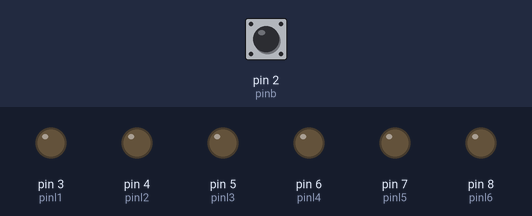
A sketch run on a simulated Arduino Uno, built with avr-gcc and run on an emulated ATmega328P. On the bench: output pins drawn as LEDs (lit = HIGH). Inputs (shaded band) come from the test bench; at power-on: pin 2 (pinb) HIGH.

Above: at 1.2 s.
1.3 s: pin 2 (pinb) pulled LOW for 0.15 s
At 2.1 s:
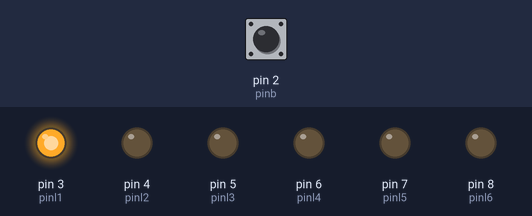
At 3.1 s:
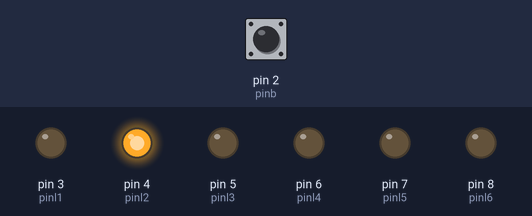
7.4 s: pin 2 (pinb) pulled LOW for 1 s
At 8.2 s:
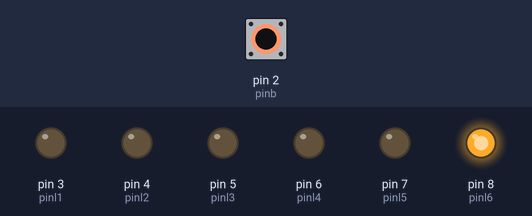
Timing chart, 0 to 14.9 s (numbered marks = the images above; inputs shaded):
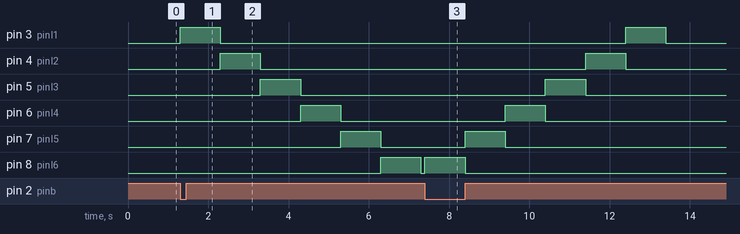

The sketch:

sketch_may24b.ino
```cpp
int pinb=2;
int pinl1=3;
int pinl2=4;
int pinl3=5;
int pinl4=6;
int pinl5=7;
int pinl6=8;
int pstate;
int state;
int count=0;
void setup() {
  // put your setup code here, to run once:
  pinMode(pinl1,OUTPUT);
  pinMode(pinl2,OUTPUT);
  pinMode(pinl3,OUTPUT);
  pinMode(pinl4,OUTPUT);
  pinMode(pinl5,OUTPUT);
  pinMode(pinl6,OUTPUT);
  pinMode(pinb,INPUT_PULLUP);
}
void loop()
{
  pstate=state;
  state = digitalRead(pinb);
  if(pstate==HIGH && state==LOW)
  {
      count++;
      if (count%2==0)
      {
        digitalWrite(pinl6,HIGH);
        delay(1000);
        digitalWrite(pinl6,LOW);
        digitalWrite(pinl5,HIGH);
        delay(1000);
        digitalWrite(pinl5,LOW);
        digitalWrite(pinl4,HIGH);
        delay(1000);
        digitalWrite(pinl4,LOW);
        digitalWrite(pinl3,HIGH);
        delay(1000);
        digitalWrite(pinl3,LOW);
        digitalWrite(pinl2,HIGH);
        delay(1000);
        digitalWrite(pinl2,LOW);
        digitalWrite(pinl1,HIGH);
        delay(1000);
        digitalWrite(pinl1,LOW);
      }
      else
      {
        digitalWrite(pinl1,HIGH);
        delay(1000);
        digitalWrite(pinl1,LOW);
        digitalWrite(pinl2,HIGH);
        delay(1000);
        digitalWrite(pinl2,LOW);
        digitalWrite(pinl3,HIGH);
        delay(1000);
        digitalWrite(pinl3,LOW);
        digitalWrite(pinl4,HIGH);
        delay(1000);
        digitalWrite(pinl4,LOW);
        digitalWrite(pinl5,HIGH);
        delay(1000);
        digitalWrite(pinl5,LOW);
        digitalWrite(pinl6,HIGH);
        delay(1000);
        digitalWrite(pinl6,LOW);
      }
  }
}
```

Measured:
- after the input at 1.3 s, pin 3 (pinl1): LOW → HIGH at once, → LOW 1.0 s later; pin 4 (pinl2): LOW → HIGH after 1.0 s, → LOW 1.0 s later; pin 5 (pinl3): LOW → HIGH after 2.0 s, → LOW 1.0 s later; pin 6 (pinl4): LOW → HIGH after 3.0 s, → LOW 1.0 s later; pin 7 (pinl5): LOW → HIGH after 4.0 s, → LOW 1.0 s later
- after the input at 7.4 s, pin 3 (pinl1): LOW → HIGH after 5.0 s, → LOW 1.0 s later; pin 4 (pinl2): LOW → HIGH after 4.0 s, → LOW 1.0 s later; pin 5 (pinl3): LOW → HIGH after 3.0 s, → LOW 1.0 s later; pin 6 (pinl4): LOW → HIGH after 2.0 s, → LOW 1.0 s later; pin 7 (pinl5): LOW → HIGH after 1.0 s, → LOW 1.0 s later
